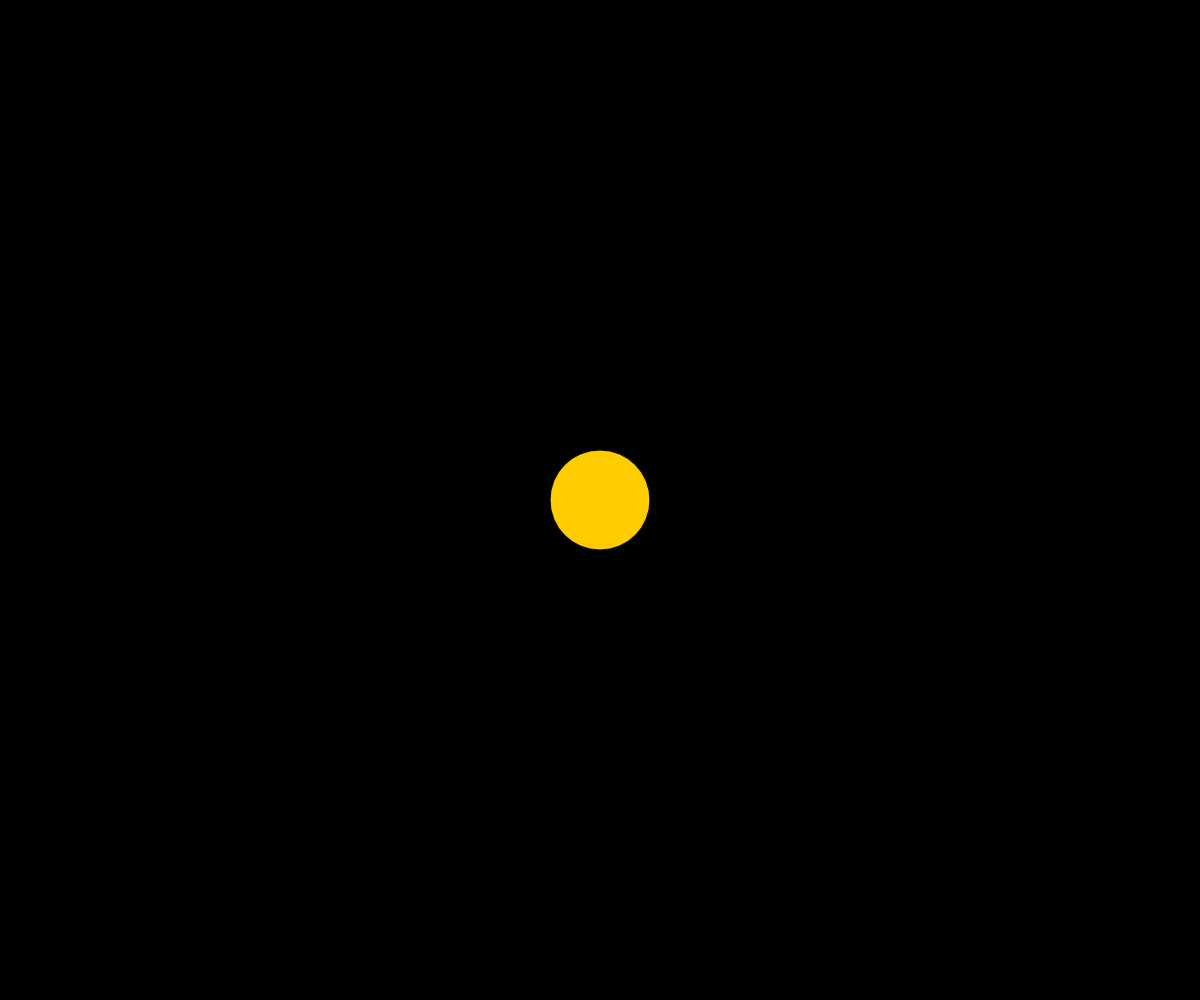
Frame 1 (no input)
Frame 60 (no input): identical to frame 1, image omitted
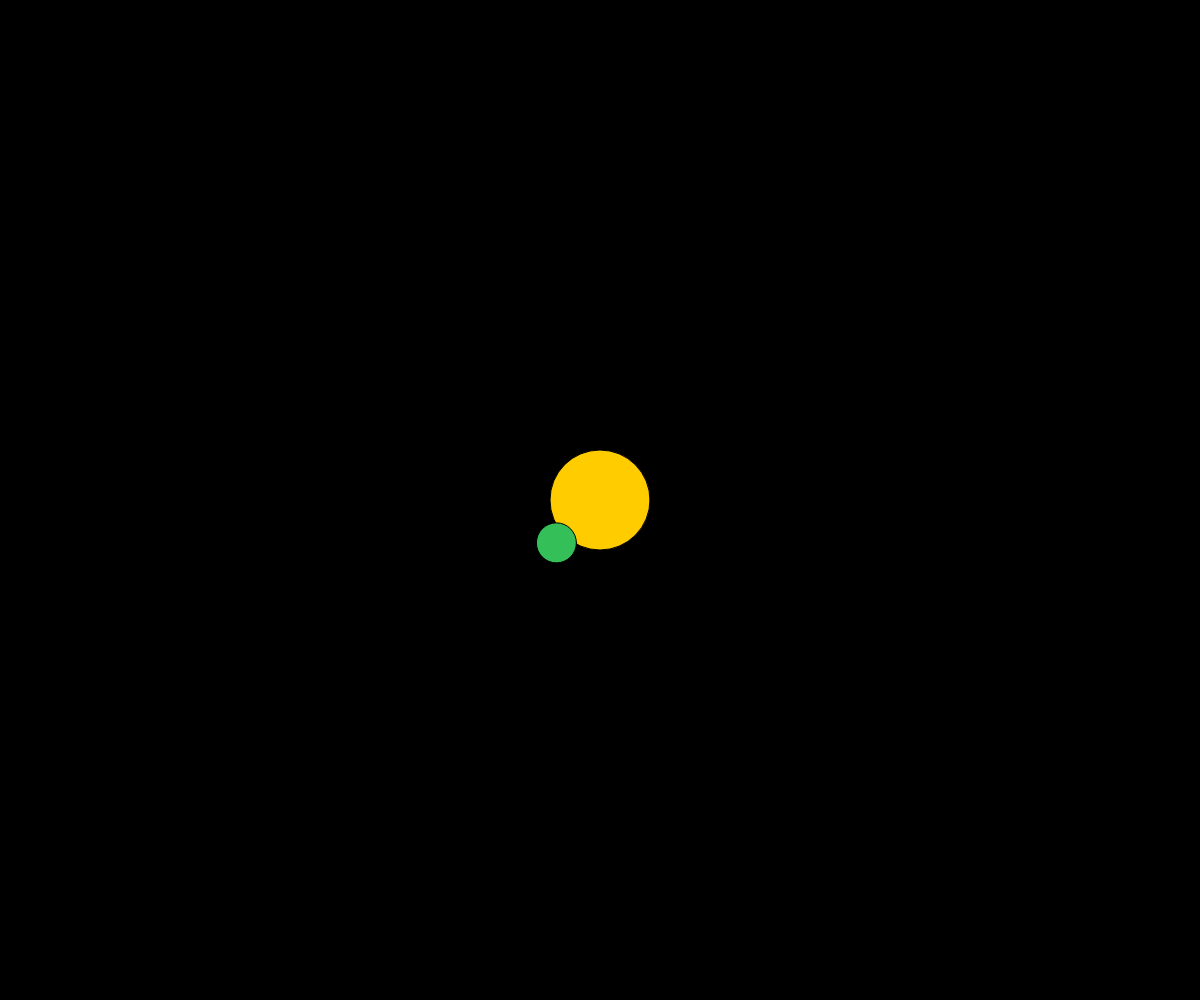
Frame 120 (the mouse pressed at the canvas centre since frame 60)

The p5.js sketch that drew these frames (run headless with seeded random() and noise() and a simulated clock; from frame 60 on, the mouse is pressed at the canvas centre):

// p5.js sketch
// ── sketch.js
// Planetary System Simulation
// Natan
// 11/03/2024

let sun;
let planets = [];

function setup() {
  createCanvas(windowWidth, windowHeight);
  sun = new Sun(width / 2, height / 2); // Create the sun at the center
}

function draw() {
  background(0);
  sun.display(); // Draw the sun

  // Move and display each planet
  for (let planet of planets) {
    planet.action();
  }
}

class Sun {
  constructor(x, y) {
    this.x = x;
    this.y = y;
    this.radius = 50; 
  }

  display() {
    fill(255, 204, 0); 
    ellipse(this.x, this.y, this.radius * 2); 
  }
}

class Planet {
  constructor(x, y, color) {
    this.x = x;
    this.y = y;
    this.radius = 20; 
    this.color = color;
    this.xSpeed = random(1, 3); // Horizontal speed of the planet
    this.moons = []; 
  }

  display() {
    fill(this.color);
    ellipse(this.x, this.y, this.radius * 2); // Draw the planet

    // Draw moons
    for (let moon of this.moons) {
      moon.display(this.x, this.y); // Pass planet position to moon
    }
  }

  move() {
    // Move the planet from left to right
    this.x += this.xSpeed;

    // Reset position to the left edge if it moves off the right edge
    if (this.x - this.radius > width) {
      this.x = -this.radius;
    }
  }

  createMoon() {
    // Add a moon to this planet
    if (this.moons.length < 2) { // Limit to 2 moons
      this.moons.push(new Moon(this.color));
    }
  }

  action() {
    this.move(); // Move the planet
    this.display(); // Display the planet and its moons
  }
}

class Moon {
  constructor(planetColor) {
    this.radius = 10; // Smaller than the planet
    this.color = color(red(planetColor), green(planetColor), blue(planetColor), 100); // Greyish
    this.steps = 0;
    this.xSpeed = random(1, 2);
    this.orbitRadius = 30; // Distance from the planet
    this.direction = random([1, -1]);
  }

  display(planetX, planetY) {
    // Calculate moon's position around the planet
    let x = planetX + this.orbitRadius * cos(this.steps * 0.02);
    let y = planetY + this.orbitRadius * sin(this.steps * 0.02);

    // Increment steps for the orbital motion
    this.steps += this.xSpeed * this.direction;

    fill(this.color);
    ellipse(x, y, this.radius * 2); // Draw the moon
  }
}

function mousePressed() {
  if (mouseButton === LEFT && !keyIsDown(SHIFT)) {
    // Add a new planet on left click
    let newPlanet = new Planet(sun.x - 200, sun.y + random(-100, 100), color(random(255), random(255), random(255)));
    planets.push(newPlanet);
  } else if (mouseButton === LEFT && keyIsDown(SHIFT)) {
    // Add a moon to the last planet on shift + left click
    if (planets.length > 0) {
      planets[planets.length - 1].createMoon();
    }
  }
}
